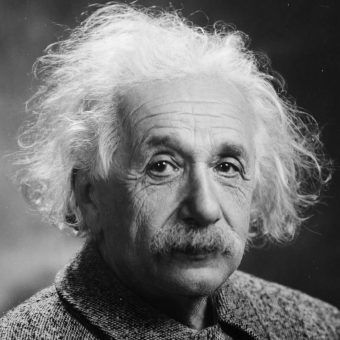
#> input picture computer_vision_course/images/Albert_Einstein.jpg, 340 x 340 px
$ jupyter execute chapter05_geometric_transformation_estimation.ipynb   (text cells are left out)
#> lines starting #> are read from the running program, lines starting #| are printed output that depends on the picture; pictures that were not available may be replaced by others from this repository, and a replacement may not be noted
[cell 1]
import pathlib

import cv2
import matplotlib as mpl
import matplotlib.pyplot as plt
import numpy as np
from transforms import transforms

IMG_DIR = pathlib.Path("images/")

[cell 2]
img = cv2.imread(str(IMG_DIR / "Albert_Einstein.jpg"), flags=cv2.IMREAD_GRAYSCALE)
#> img is the input picture: shape (340, 340); min 0, max 246, mean 112.6
plt.imshow(img, cmap="gray")
plt.show()

[cell 3]
img_affine = cv2.imread(str(IMG_DIR / "Albert_Einstein_affine.jpg"), flags=cv2.IMREAD_GRAYSCALE)
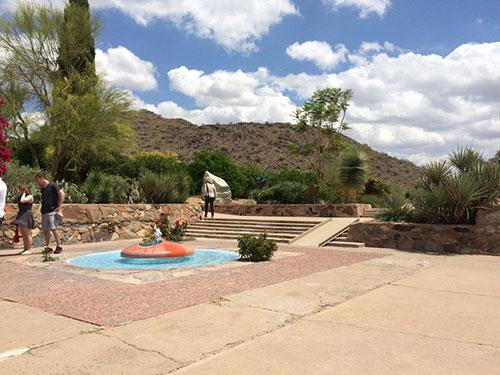
#> input picture computer_vision_course/images/panorama1.jpg, 500 x 375 px, given in place of Albert_Einstein_affine.jpg, which was not available
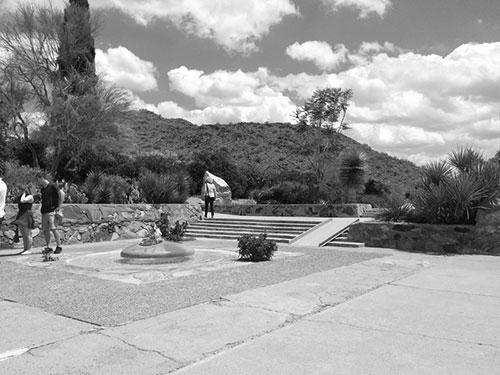
#> img_affine: shape (375, 500); min 0, max 255, mean 154.1
plt.imshow(img_affine, cmap="gray")
plt.show()

[cell 4]
img_projective = cv2.imread(str(IMG_DIR / "Albert_Einstein_projective.jpg"), flags=cv2.IMREAD_GRAYSCALE)
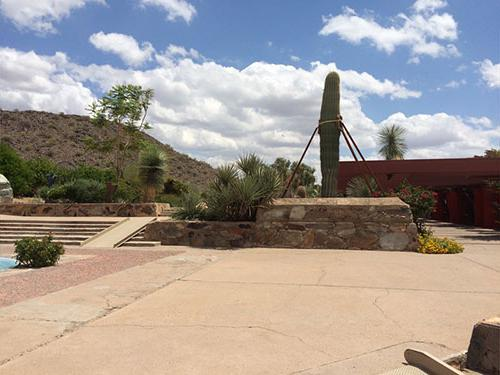
#> input picture computer_vision_course/images/panorama2.jpg, 500 x 375 px, given in place of Albert_Einstein_projective.jpg, which was not available
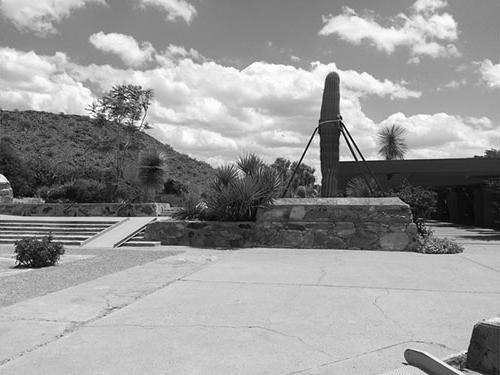
#> img_projective: shape (375, 500); min 0, max 255, mean 153
plt.imshow(img_projective, cmap="gray")
plt.show()
